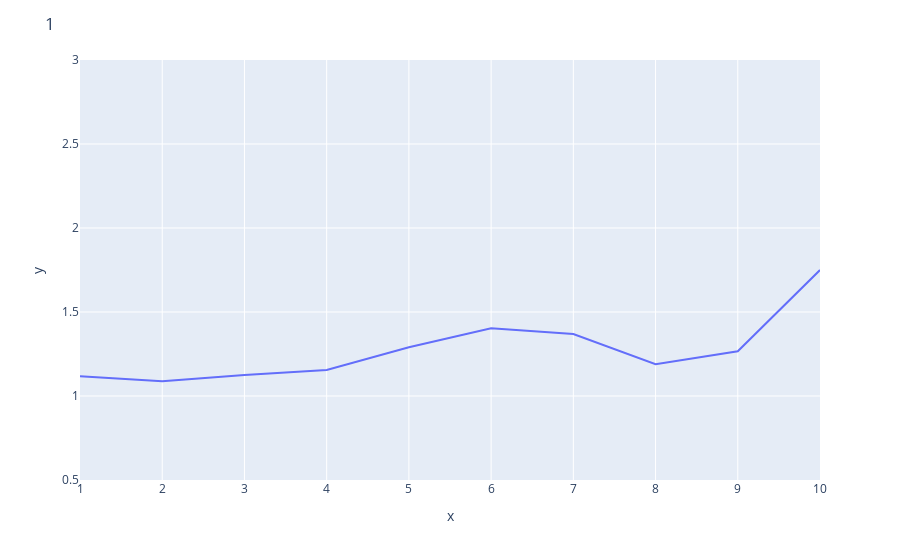
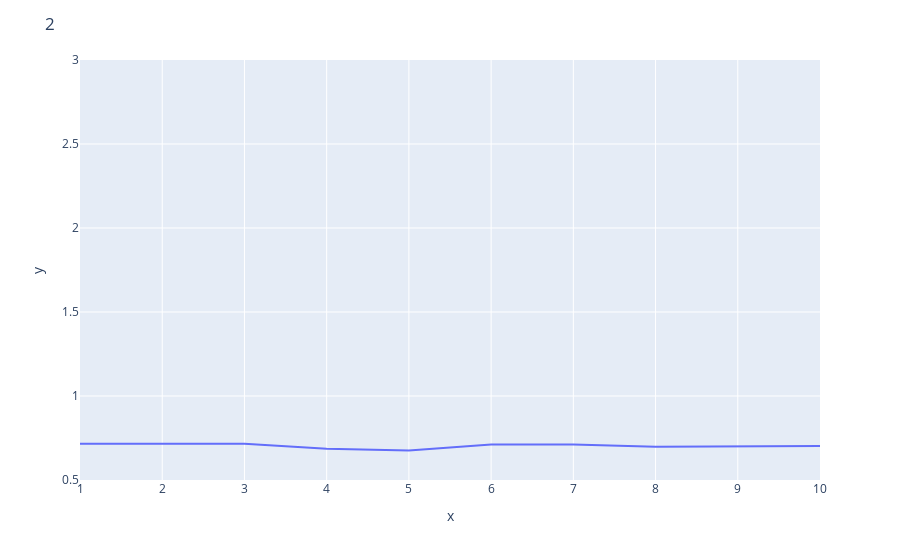
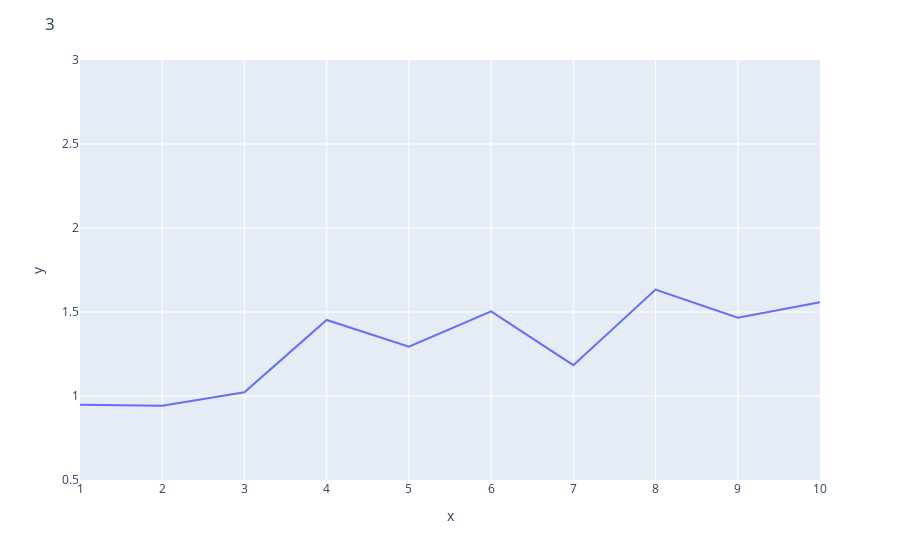
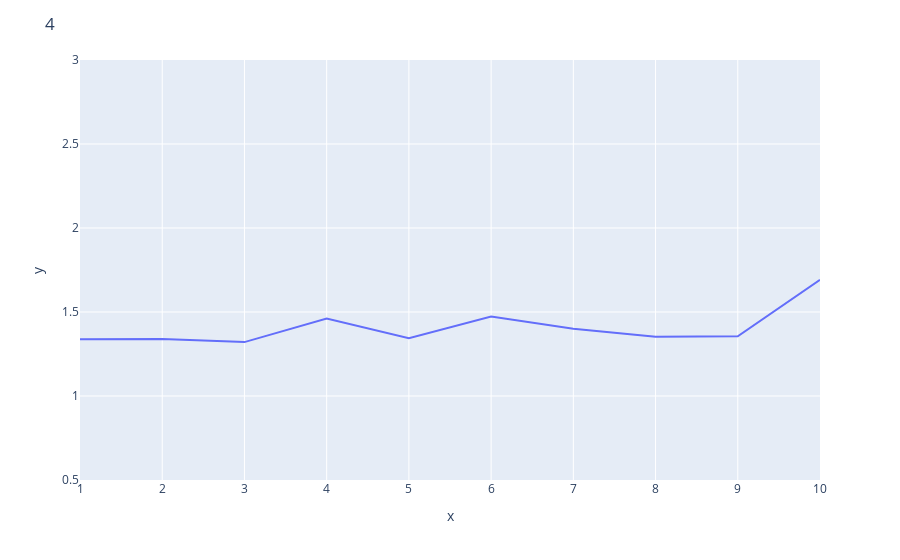

Notebook code cell kept with these figures, in order:
### Code cell
for id in ids:
    list = df_plot.filter(pl.col("system_id") == id).drop("system_id").transpose()["column_0"].to_list()

    fig = px.line(x = range(1,len(list)+1), y = list)
    fig.update_layout(title=f"{id}", yaxis_range = [0.5,3])
    fig.show()

### Figure 1 — Plotly figure (JSON) as saved in the notebook; plotly's stock layout.template omitted (floating-point values rounded to 4 significant figures)
{"data": [{"hovertemplate": "x=%{x}<br>y=%{y}<extra></extra>", "legendgroup": "", "line": {"color": "#636efa", "dash": "solid"}, "marker": {"symbol": "circle"}, "mode": "lines", "name": "", "orientation": "v", "showlegend": false, "type": "scatter", "x": [1, 2, 3, 4, 5, 6, 7, 8, 9, 10], "xaxis": "x", "y": [1.117, 1.087, 1.125, 1.155, 1.29, 1.403, 1.369, 1.189, 1.266, 1.75], "yaxis": "y"}], "layout": {"legend": {"tracegroupgap": 0}, "margin": {"t": 60}, "title": {"text": "1"}, "xaxis": {"anchor": "y", "domain": [0, 1], "title": {"text": "x"}}, "yaxis": {"anchor": "x", "domain": [0, 1], "range": [0.5, 3], "title": {"text": "y"}}}}

### Figure 2 — Plotly figure (JSON) as saved in the notebook; plotly's stock layout.template omitted (floating-point values rounded to 4 significant figures)
{"data": [{"hovertemplate": "x=%{x}<br>y=%{y}<extra></extra>", "legendgroup": "", "line": {"color": "#636efa", "dash": "solid"}, "marker": {"symbol": "circle"}, "mode": "lines", "name": "", "orientation": "v", "showlegend": false, "type": "scatter", "x": [1, 2, 3, 4, 5, 6, 7, 8, 9, 10], "xaxis": "x", "y": [0.7159, 0.7158, 0.7158, 0.686, 0.6757, 0.7118, 0.7115, 0.6985, 0.6996, 0.7023], "yaxis": "y"}], "layout": {"legend": {"tracegroupgap": 0}, "margin": {"t": 60}, "title": {"text": "2"}, "xaxis": {"anchor": "y", "domain": [0, 1], "title": {"text": "x"}}, "yaxis": {"anchor": "x", "domain": [0, 1], "range": [0.5, 3], "title": {"text": "y"}}}}

### Figure 3 — Plotly figure (JSON) as saved in the notebook; plotly's stock layout.template omitted (floating-point values rounded to 4 significant figures)
{"data": [{"hovertemplate": "x=%{x}<br>y=%{y}<extra></extra>", "legendgroup": "", "line": {"color": "#636efa", "dash": "solid"}, "marker": {"symbol": "circle"}, "mode": "lines", "name": "", "orientation": "v", "showlegend": false, "type": "scatter", "x": [1, 2, 3, 4, 5, 6, 7, 8, 9, 10], "xaxis": "x", "y": [0.9474, 0.9426, 1.022, 1.452, 1.293, 1.504, 1.184, 1.633, 1.466, 1.557], "yaxis": "y"}], "layout": {"legend": {"tracegroupgap": 0}, "margin": {"t": 60}, "title": {"text": "3"}, "xaxis": {"anchor": "y", "domain": [0, 1], "title": {"text": "x"}}, "yaxis": {"anchor": "x", "domain": [0, 1], "range": [0.5, 3], "title": {"text": "y"}}}}

### Figure 4 — Plotly figure (JSON) as saved in the notebook; plotly's stock layout.template omitted (floating-point values rounded to 4 significant figures)
{"data": [{"hovertemplate": "x=%{x}<br>y=%{y}<extra></extra>", "legendgroup": "", "line": {"color": "#636efa", "dash": "solid"}, "marker": {"symbol": "circle"}, "mode": "lines", "name": "", "orientation": "v", "showlegend": false, "type": "scatter", "x": [1, 2, 3, 4, 5, 6, 7, 8, 9, 10], "xaxis": "x", "y": [1.338, 1.34, 1.321, 1.46, 1.343, 1.472, 1.401, 1.353, 1.355, 1.691], "yaxis": "y"}], "layout": {"legend": {"tracegroupgap": 0}, "margin": {"t": 60}, "title": {"text": "4"}, "xaxis": {"anchor": "y", "domain": [0, 1], "title": {"text": "x"}}, "yaxis": {"anchor": "x", "domain": [0, 1], "range": [0.5, 3], "title": {"text": "y"}}}}
